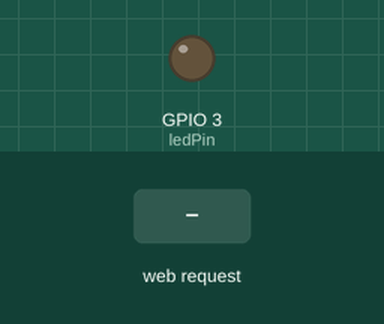
This sketch was run on a simulated ESP8266 (NodeMCU). On the bench: output pins drawn as LEDs (lit = HIGH). The inputs (shaded band) are chosen by the test bench. WiFi joins after 1.5 s; servers stay silent unless stated; what the sketch prints to the serial monitor is not drawn.

Above: at 2.7 s.
2.8 s: HTTP request GET /LED=ON received
At 4.7 s:
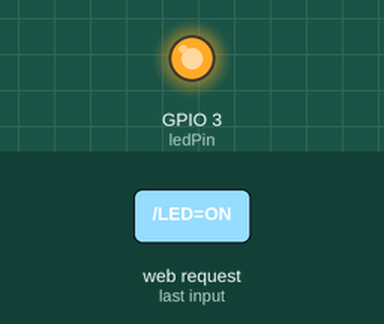
5.3 s: HTTP request GET /LED=OFF received
At 7.7 s:
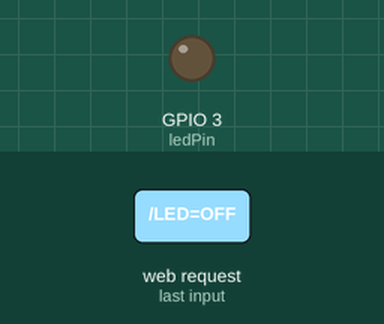
Timing chart, 0 to 9.2 s (numbered marks = the images above; inputs shaded):
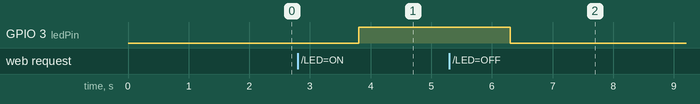

The sketch:

nodemcu_to_arduino.ino
```cpp
//conexiune intre nodemcu si arduino care sa permita transmisia de date catre un pc
#include <SPI.h>
#include <DNSServer.h>

#include<ESP8266WiFi.h>
//#include <SoftwareSerial.h>
//SoftwareSerial mySerial(D1,D2); //RX tx

const char* ssid = "iPhone 11"; //your WiFi Name
const char* password = "password";  //Your Wifi Password
int ledPin = 03;
WiFiServer server(80);
void setup() {
  Serial.begin(115200);
  //mySerial.begin(9600);
  delay(10);
  pinMode(ledPin, OUTPUT);
  digitalWrite(ledPin, LOW);
  Serial.println();
  Serial.println();
  Serial.print("Connecting to ");
  Serial.println(ssid);
  WiFi.begin(ssid, password);
  while (WiFi.status() != WL_CONNECTED) {
    delay(500);
    Serial.print(".");
  }
  Serial.println("");
  Serial.println("WiFi connected");
  server.begin();
  Serial.println("Server started");
  Serial.print("Use this URL to connect: ");
  Serial.print("http://");
  Serial.print(WiFi.localIP());
  Serial.println("/");
}

void loop() {

  //String msg = mySerial.readStringUntil('\r');
  //Serial.println(msg);

  WiFiClient client = server.available();
  if (!client) {
    return;
  }
  Serial.println("new client");
  while(!client.available()){
    delay(1);
  }
  Serial.println("Client request");
  String request = client.readStringUntil('\r');
  delay(1000);
  Serial.println(request);
  client.flush();
  int value = LOW;
  if (request.indexOf("/LED=ON") != -1)  {
    digitalWrite(ledPin, HIGH);
    value = HIGH;
  }
  if (request.indexOf("/LED=OFF") != -1)  {
    digitalWrite(ledPin, LOW);
    value = LOW;
  }
  client.println("HTTP/1.1 200 OK");
  client.println("Content-Type: text/html");
  client.println("");

 client.println("<!DOCTYPE HTML>");
  client.println("<html>");

  client.print("Led is now: ");

  if(value == HIGH) {
    client.print("On");
  } else {
    client.print("Off");
  }
  client.println("<br><br>");
  client.println("<a href=\"/LED=ON\"\"><button>On </button></a>");
  client.println("<a href=\"/LED=OFF\"\"><button>Off </button></a><br />");
  client.println("</html>");

     delay(1);
   Serial.println("Client disonnected");
  Serial.println("");   }
```

Measured:
- after the input at 2.8 s, GPIO 3 (ledPin): LOW → HIGH after 1.0 s
- after the input at 5.3 s, GPIO 3 (ledPin): HIGH → LOW after 1.0 s
